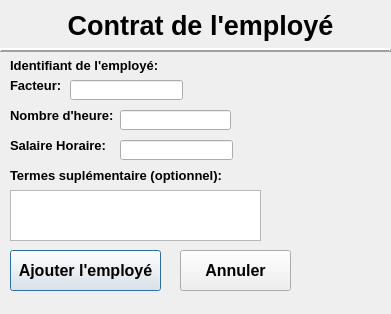
<?xml version="1.0" encoding="UTF-8"?>
<ui version="4.0">
 <class>DialogCreerContrat</class>
 <widget class="QDialog" name="DialogCreerContrat">
  <property name="geometry">
   <rect>
    <x>0</x>
    <y>0</y>
    <width>391</width>
    <height>314</height>
   </rect>
  </property>
  <property name="windowTitle">
   <string>Dialog</string>
  </property>
  <widget class="QLabel" name="labelNbHeure">
   <property name="geometry">
    <rect>
     <x>10</x>
     <y>100</y>
     <width>121</width>
     <height>31</height>
    </rect>
   </property>
   <property name="font">
    <font>
     <pointsize>10</pointsize>
     <weight>75</weight>
     <bold>true</bold>
    </font>
   </property>
   <property name="text">
    <string>Nombre d'heure:</string>
   </property>
  </widget>
  <widget class="QLabel" name="labelFacteur">
   <property name="geometry">
    <rect>
     <x>10</x>
     <y>70</y>
     <width>80</width>
     <height>31</height>
    </rect>
   </property>
   <property name="font">
    <font>
     <pointsize>10</pointsize>
     <weight>75</weight>
     <bold>true</bold>
    </font>
   </property>
   <property name="text">
    <string>Facteur:</string>
   </property>
  </widget>
  <widget class="QLabel" name="labelErreurFacteur">
   <property name="geometry">
    <rect>
     <x>190</x>
     <y>80</y>
     <width>151</width>
     <height>16</height>
    </rect>
   </property>
   <property name="text">
    <string/>
   </property>
  </widget>
  <widget class="QLabel" name="labelErreurSalaireHoraire">
   <property name="geometry">
    <rect>
     <x>240</x>
     <y>140</y>
     <width>131</width>
     <height>16</height>
    </rect>
   </property>
   <property name="text">
    <string/>
   </property>
  </widget>
  <widget class="QLineEdit" name="lineEditFacteur">
   <property name="geometry">
    <rect>
     <x>70</x>
     <y>80</y>
     <width>113</width>
     <height>20</height>
    </rect>
   </property>
  </widget>
  <widget class="QLineEdit" name="lineEditSalaireHoraire">
   <property name="geometry">
    <rect>
     <x>120</x>
     <y>140</y>
     <width>113</width>
     <height>20</height>
    </rect>
   </property>
  </widget>
  <widget class="QPushButton" name="pushButtonAjouterEmploye">
   <property name="geometry">
    <rect>
     <x>10</x>
     <y>250</y>
     <width>151</width>
     <height>41</height>
    </rect>
   </property>
   <property name="font">
    <font>
     <pointsize>12</pointsize>
     <weight>75</weight>
     <italic>false</italic>
     <bold>true</bold>
    </font>
   </property>
   <property name="text">
    <string>Ajouter l'employé</string>
   </property>
  </widget>
  <widget class="QLabel" name="labelErreurNbHeure">
   <property name="geometry">
    <rect>
     <x>240</x>
     <y>110</y>
     <width>121</width>
     <height>16</height>
    </rect>
   </property>
   <property name="text">
    <string/>
   </property>
  </widget>
  <widget class="QLineEdit" name="lineEditNbHeure">
   <property name="geometry">
    <rect>
     <x>120</x>
     <y>110</y>
     <width>111</width>
     <height>20</height>
    </rect>
   </property>
  </widget>
  <widget class="QPushButton" name="pushButtonAnnuler">
   <property name="geometry">
    <rect>
     <x>180</x>
     <y>250</y>
     <width>111</width>
     <height>41</height>
    </rect>
   </property>
   <property name="font">
    <font>
     <pointsize>12</pointsize>
     <weight>75</weight>
     <italic>false</italic>
     <bold>true</bold>
    </font>
   </property>
   <property name="text">
    <string>Annuler</string>
   </property>
  </widget>
  <widget class="QLabel" name="labelSalaireHoraire">
   <property name="geometry">
    <rect>
     <x>10</x>
     <y>130</y>
     <width>111</width>
     <height>31</height>
    </rect>
   </property>
   <property name="font">
    <font>
     <pointsize>10</pointsize>
     <weight>75</weight>
     <bold>true</bold>
    </font>
   </property>
   <property name="text">
    <string>Salaire Horaire:</string>
   </property>
  </widget>
  <widget class="QLabel" name="labelTitreAjouterContrat">
   <property name="geometry">
    <rect>
     <x>10</x>
     <y>10</y>
     <width>381</width>
     <height>31</height>
    </rect>
   </property>
   <property name="font">
    <font>
     <family>MS Shell Dlg 2</family>
     <pointsize>20</pointsize>
     <weight>75</weight>
     <italic>false</italic>
     <bold>true</bold>
     <underline>false</underline>
     <strikeout>false</strikeout>
    </font>
   </property>
   <property name="layoutDirection">
    <enum>Qt::LeftToRight</enum>
   </property>
   <property name="text">
    <string>Contrat de l'employé</string>
   </property>
   <property name="alignment">
    <set>Qt::AlignCenter</set>
   </property>
  </widget>
  <widget class="Line" name="line_2">
   <property name="geometry">
    <rect>
     <x>0</x>
     <y>40</y>
     <width>391</width>
     <height>21</height>
    </rect>
   </property>
   <property name="frameShadow">
    <enum>QFrame::Raised</enum>
   </property>
   <property name="lineWidth">
    <number>2</number>
   </property>
   <property name="midLineWidth">
    <number>0</number>
   </property>
   <property name="orientation">
    <enum>Qt::Horizontal</enum>
   </property>
  </widget>
  <widget class="QLabel" name="labelIdentifiantEmploye">
   <property name="geometry">
    <rect>
     <x>10</x>
     <y>50</y>
     <width>171</width>
     <height>31</height>
    </rect>
   </property>
   <property name="font">
    <font>
     <pointsize>10</pointsize>
     <weight>75</weight>
     <bold>true</bold>
    </font>
   </property>
   <property name="text">
    <string>Identifiant de l'employé:</string>
   </property>
  </widget>
  <widget class="QLabel" name="labelIdentifiantEmployeDonne">
   <property name="geometry">
    <rect>
     <x>180</x>
     <y>60</y>
     <width>111</width>
     <height>16</height>
    </rect>
   </property>
   <property name="text">
    <string/>
   </property>
  </widget>
  <widget class="QTextEdit" name="textEditTermeContrat">
   <property name="geometry">
    <rect>
     <x>10</x>
     <y>190</y>
     <width>251</width>
     <height>51</height>
    </rect>
   </property>
  </widget>
  <widget class="QLabel" name="labelTermeContrat">
   <property name="geometry">
    <rect>
     <x>10</x>
     <y>160</y>
     <width>251</width>
     <height>31</height>
    </rect>
   </property>
   <property name="font">
    <font>
     <pointsize>10</pointsize>
     <weight>75</weight>
     <bold>true</bold>
    </font>
   </property>
   <property name="text">
    <string>Termes suplémentaire (optionnel): </string>
   </property>
  </widget>
  <zorder>labelNbHeure</zorder>
  <zorder>labelFacteur</zorder>
  <zorder>labelErreurFacteur</zorder>
  <zorder>labelErreurSalaireHoraire</zorder>
  <zorder>pushButtonAjouterEmploye</zorder>
  <zorder>labelErreurNbHeure</zorder>
  <zorder>pushButtonAnnuler</zorder>
  <zorder>labelSalaireHoraire</zorder>
  <zorder>labelTitreAjouterContrat</zorder>
  <zorder>line_2</zorder>
  <zorder>labelIdentifiantEmploye</zorder>
  <zorder>labelIdentifiantEmployeDonne</zorder>
  <zorder>textEditTermeContrat</zorder>
  <zorder>labelTermeContrat</zorder>
  <zorder>lineEditSalaireHoraire</zorder>
  <zorder>lineEditNbHeure</zorder>
  <zorder>lineEditFacteur</zorder>
 </widget>
 <resources/>
 <connections/>
</ui>
